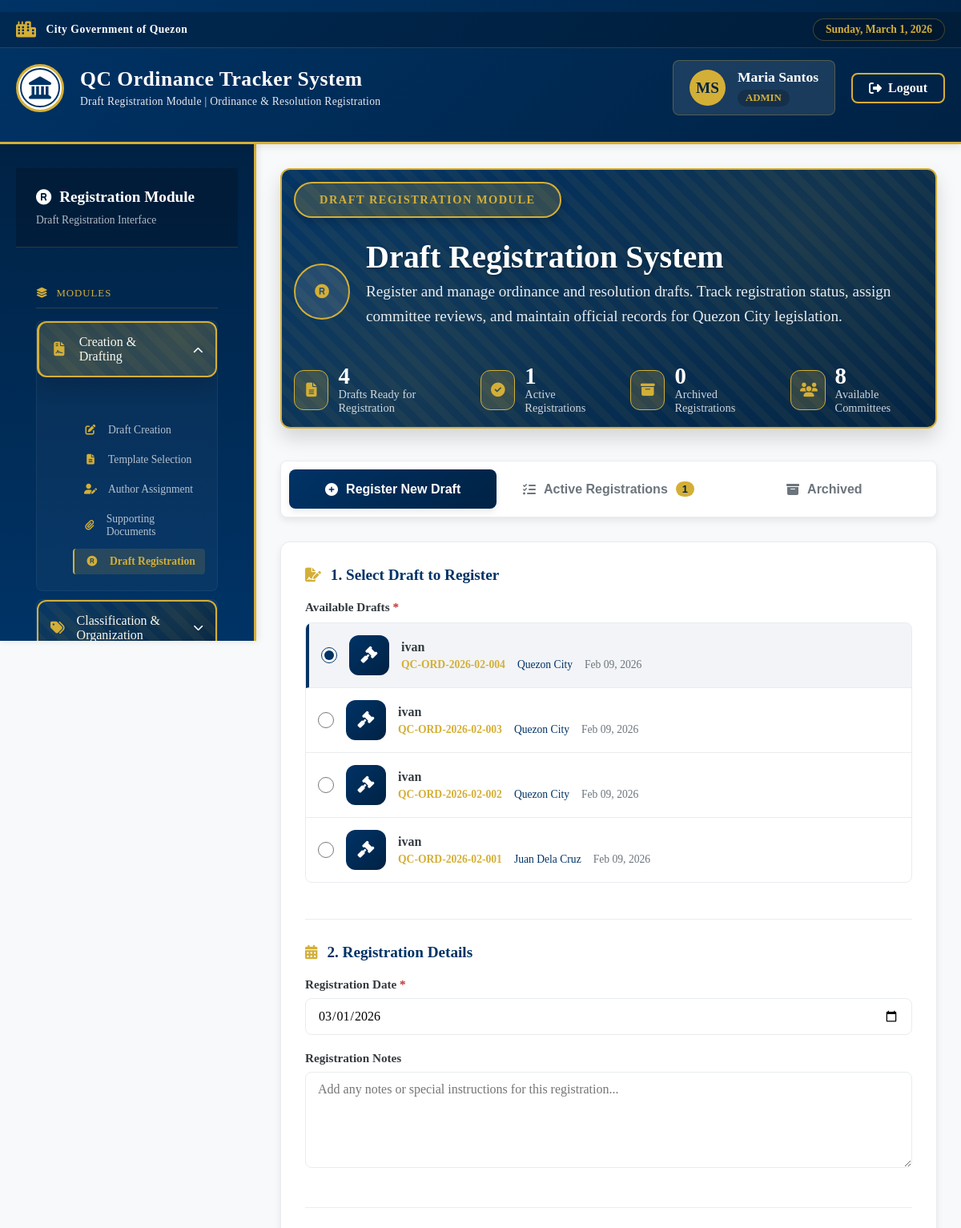
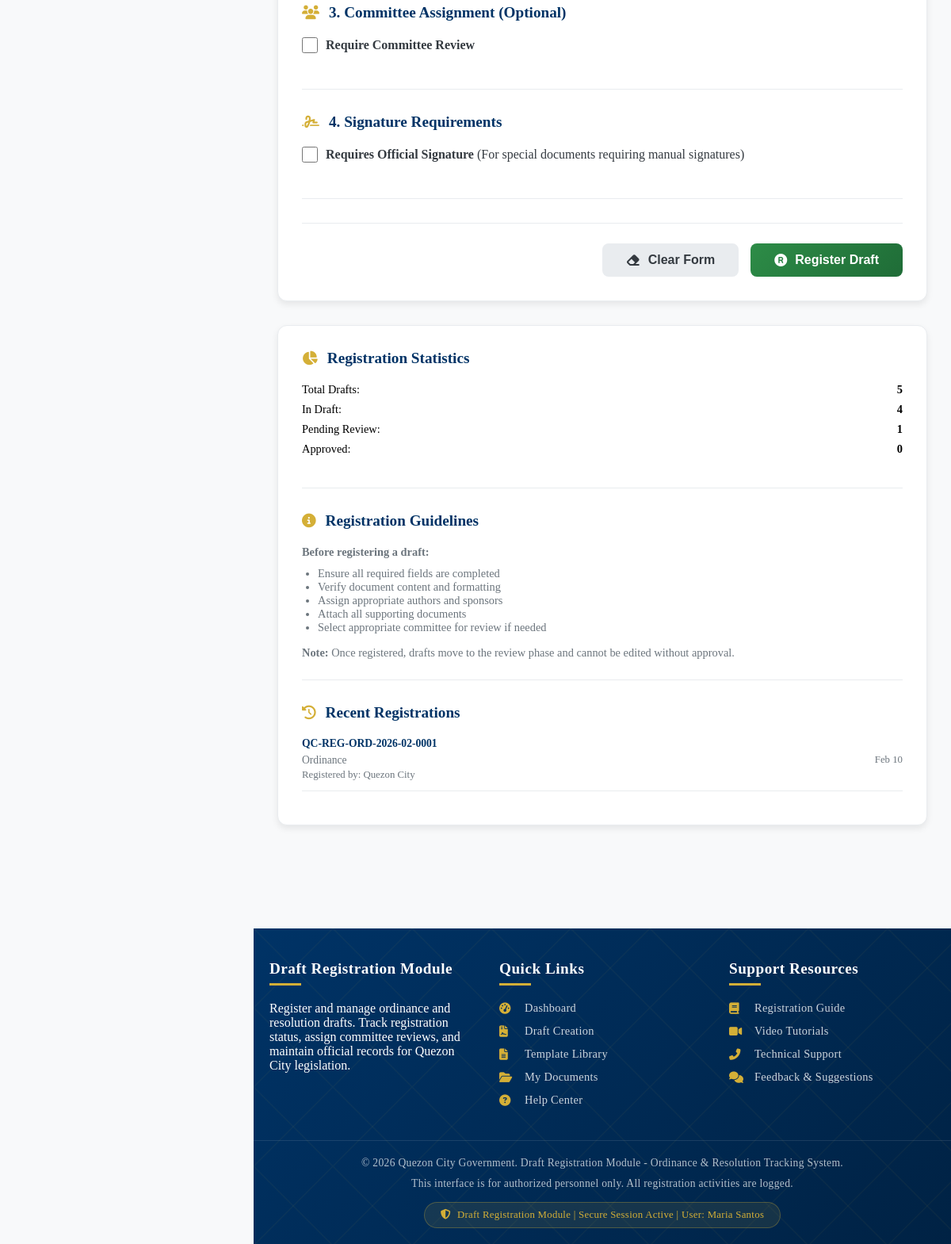
The app's page /superadmin/registration.php (signed in) with its own data (2 pictures, top to bottom).
### tables this page shows
CREATE TABLE `users` (
  `id` int(11) NOT NULL,
  `email` varchar(100) NOT NULL,
  `password` varchar(255) NOT NULL,
  `first_name` varchar(50) NOT NULL,
  `last_name` varchar(50) NOT NULL,
  `role` enum('super_admin','admin','councilor') NOT NULL,
  `department` varchar(100) DEFAULT NULL,
  `is_active` tinyint(1) DEFAULT 1,
  `created_at` timestamp NOT NULL DEFAULT current_timestamp(),
  `last_login` timestamp NULL DEFAULT NULL
);

CREATE TABLE `draft_registrations` (
  `id` int(11) NOT NULL,
  `document_id` int(11) NOT NULL,
  `document_type` enum('ordinance','resolution') NOT NULL,
  `registration_number` varchar(50) NOT NULL,
  `registration_date` date NOT NULL,
  `registration_notes` text DEFAULT NULL,
  `registered_by` int(11) NOT NULL,
  `status` enum('pending','registered','archived','cancelled') DEFAULT 'pending',
  `committee_review_required` tinyint(1) DEFAULT 0,
  `committee_id` int(11) DEFAULT NULL,
  `requires_signature` tinyint(1) DEFAULT 0,
  `signature_date` date DEFAULT NULL,
  `signature_by` int(11) DEFAULT NULL,
  `created_at` timestamp NOT NULL DEFAULT current_timestamp(),
  `updated_at` timestamp NOT NULL DEFAULT current_timestamp() ON UPDATE current_timestamp()
);

### superadmin/registration.php (the view, shortened to what the rows shown need)
<?php
$database = new Database();
$conn = $database->getConnection();
$user_id = $_SESSION['user_id'];
$user_role = $_SESSION['role'];
$query = "SELECT * FROM users WHERE id = :id";
$stmt = $conn->prepare($query);
$stmt->bindParam(':id', $user_id);
$stmt->execute();
$user = $stmt->fetch();
$drafts_query = "
    (
        SELECT 'ordinance' as doc_type, id, ordinance_number as doc_number, title,
               description, status, created_at, created_by
        FROM ordinances
        WHERE status = 'draft'
        AND id NOT IN (SELECT document_id FROM draft_registrations WHERE document_type = 'ordinance')
        ORDER BY created_at DESC
    )
    UNION ALL
    (
        SELECT 'resolution' as doc_type, id, resolution_number as doc_number, title,
               description, status, created_at, created_by
        FROM resolutions
        WHERE status = 'draft'
        AND id NOT IN (SELECT document_id FROM draft_registrations WHERE document_type = 'resolution')
        ORDER BY created_at DESC
    )
    ORDER BY created_at DESC";
$drafts_stmt = $conn->query($drafts_query);
$available_drafts = $drafts_stmt->fetchAll();
?>
<!DOCTYPE html>
<html lang="en">
<head>
    <link rel="stylesheet" href="https://cdnjs.cloudflare.com/ajax/libs/font-awesome/6.4.0/css/all.min.css">
</head>
<body>
    <header class="government-header">
        <div class="main-header-content">
            <div class="qc-logo-container">
                <div class="site-title-container">
                    <h1>QC Ordinance Tracker System</h1>
                </div>
            </div>
            <div class="user-auth-section">
                <div class="user-welcome-panel">
                    <div class="user-avatar">
                        <?php echo strtoupper(substr($user['first_name'], 0, 1) . substr($user['last_name'], 0, 1)); ?>
                    </div>
                    <div class="user-info">
                        <div class="user-name"><?php echo htmlspecialchars($user['first_name'] . ' ' . $user['last_name']); ?></div>
                        <div class="user-role">
                            <?php echo strtoupper(str_replace('_', ' ', $user_role)); ?>
                        </div>
                    </div>
                </div>
            </div>
        </div>
    </header>
    <div class="main-wrapper">
        <main class="main-content">
            <div class="registration-container">
                <div class="module-header fade-in">
                    <div class="module-header-content">
                        <div class="module-title-wrapper">
                            <div class="module-title">
                                <h1>Draft Registration System</h1>
                            </div>
                        </div>
                    </div>
                </div>
                <div class="tab-content active" id="registerTab">
                    <form method="POST" action="" class="fade-in">
                        <div class="registration-form-container">
                            <div class="form-main">
                                <div class="form-section">
                                    <?php if (empty($available_drafts)): ?>
                                    <div class="empty-state" style="margin-top: 20px; padding: 40px 20px;">
                                        <i class="fas fa-inbox-empty empty-icon"></i>
                                        <h3 class="empty-title">No Drafts Available</h3>
                                        <p class="empty-description">
                                            There are no drafts ready for registration. Please create or check existing drafts.
                                        </p>
                                        <a href="draft_creation.php" class="btn btn-primary">
                                            <i class="fas fa-plus"></i> Create New Draft
                                        </a>
                                    </div>
                                    <?php else: ?>
                                    <div class="form-group">
                                        <div class="draft-selection">
                                            <?php foreach ($available_drafts as $draft):
                                                $type_class = $draft['doc_type'] === 'ordinance' ? 'ordinance' : 'resolution';
                                                $type_icon = $draft['doc_type'] === 'ordinance' ? 'fa-gavel' : 'fa-file-signature';
                                                $author_query = "SELECT u.first_name, u.last_name
                                                                FROM document_authors da
                                                                JOIN users u ON da.user_id = u.id
                                                                WHERE da.document_id = :doc_id
                                                                AND da.document_type = :doc_type
                                                                LIMIT 1";
                                                $author_stmt = $conn->prepare($author_query);
                                                $author_stmt->bindParam(':doc_id', $draft['id']);
                                                $author_stmt->bindParam(':doc_type', $draft['doc_type']);
                                                $author_stmt->execute();
                                                $author = $author_stmt->fetch();
                                            ?>
                                            <div class="draft-item" onclick="selectDraft(<?php echo $draft['id']; ?>, '<?php echo $draft['doc_type']; ?>')">
                                                <input type="radio" name="document_id" value="<?php echo $draft['id']; ?>"
                                                       class="draft-radio" data-doc-type="<?php echo $draft['doc_type']; ?>" required>
                                                <div class="draft-icon <?php echo $type_class; ?>">
                                                    <i class="fas <?php echo $type_icon; ?>"></i>
                                                </div>
                                                <div class="draft-info">
                                                    <div class="draft-title"><?php echo htmlspecialchars($draft['title']); ?></div>
                                                    <div class="draft-meta">
                                                        <span class="draft-number"><?php echo htmlspecialchars($draft['doc_number']); ?></span>
                                                        <?php if ($author): ?>
                                                        <span class="draft-author"><?php echo htmlspecialchars($author['first_name'] . ' ' . $author['last_name']); ?></span>
                                                        <?php endif; ?>
                                                        <span class="draft-date"><?php echo date('M d, Y', strtotime($draft['created_at'])); ?></span>
                                                    </div>
                                                </div>
                                            </div>
                                            <?php endforeach; ?>
                                        </div>
                                    </div>
                                    <?php endif; ?>
                                </div>
                            </div>
                            <div class="form-sidebar">
                                <div class="form-section">
                                    <div style="font-size: 0.85rem;">
                                        <?php
                                        $recent_query = "SELECT dr.registration_number, dr.document_type, dr.registration_date,
                                                        u.first_name, u.last_name
                                                        FROM draft_registrations dr
                                                        JOIN users u ON dr.registered_by = u.id
                                                        WHERE dr.status = 'registered'
                                                        ORDER BY dr.created_at DESC
                                                        LIMIT 3";
                                        $recent_stmt = $conn->query($recent_query);
                                        $recent = $recent_stmt->fetchAll();
                                        if (empty($recent)): ?>
                                        <p style="color: var(--gray); font-style: italic;">No recent registrations</p>
                                        <?php else: ?>
                                        <?php foreach ($recent as $item): ?>
                                        <div style="margin-bottom: 12px; padding-bottom: 12px; border-bottom: 1px solid var(--gray-light);">
                                            <div style="font-weight: 600; color: var(--qc-blue);">
                                                <?php echo htmlspecialchars($item['registration_number']); ?>
                                            </div>
                                            <div style="display: flex; justify-content: space-between; margin-top: 5px;">
                                                <span style="color: var(--gray);">
                                                    <?php echo ucfirst($item['document_type']); ?>
                                                </span>
                                                <span style="color: var(--gray); font-size: 0.8rem;">
                                                    <?php echo date('M d', strtotime($item['registration_date'])); ?>
                                                </span>
                                            </div>
                                            <div style="color: var(--gray); font-size: 0.8rem; margin-top: 3px;">
                                                Registered by: <?php echo htmlspecialchars($item['first_name'] . ' ' . $item['last_name']); ?>
                                            </div>
                                        </div>
                                        <?php endforeach; ?>
                                        <?php endif; ?>
                                    </div>
                                </div>
                            </div>
                        </div>
                    </form>
                </div>
            </div>
        </main>
    </div>
    <footer class="government-footer">
        <div class="copyright">
            <p>&copy; 2026 Quezon City Government. Draft Registration Module - Ordinance & Resolution Tracking System.</p>
            <p style="margin-top: 10px;">This interface is for authorized personnel only. All registration activities are logged.</p>
            <div class="security-badge">
                <i class="fas fa-shield-alt"></i>
                Draft Registration Module | Secure Session Active | User: <?php echo htmlspecialchars($user['first_name'] . ' ' . $user['last_name']); ?>
            </div>
        </div>
    </footer>
</body>
</html>

### records on screen
users: first_name+last_name "MS", first_name+last_name "Maria Santos"
users: first_name+last_name "Quezon City"
users: first_name+last_name "Juan Dela Cruz"
draft_registrations: registration_number "QC-REG-ORD-2026-02-0001", document_type "Ordinance", registration_date "Feb 10", registered_by.last_name "Quezon City"

### other values on screen
str_replace('_', ' ', $user_role) "ADMIN"
count($available_drafts) "4"
$registrations_count "1"
$archived_count "0"
count($committees) "8"
$draft['title'] "ivan"
$draft['doc_number'] "QC-ORD-2026-02-004"
date('M d, Y', strtotime($draft['created_at'])) "Feb 09, 2026"
$draft['doc_number'] "QC-ORD-2026-02-003"
$draft['doc_number'] "QC-ORD-2026-02-002"
$draft['doc_number'] "QC-ORD-2026-02-001"
$stats['total_drafts'] "5"
$stats['draft_count'] "4"
$stats['pending_count'] "1"
$stats['approved_count'] "0"
